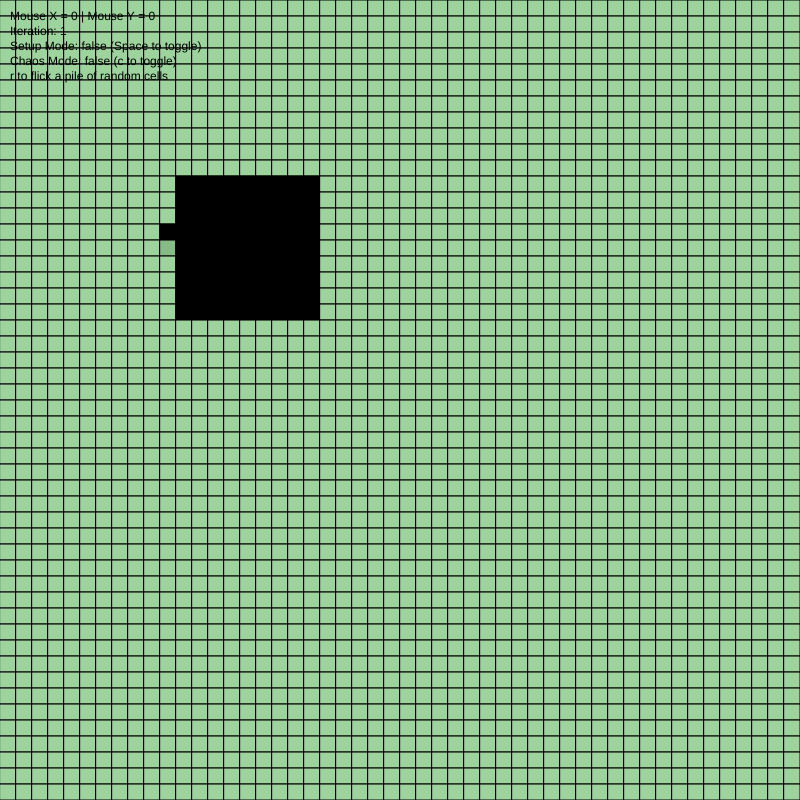
Frame 1 (no input)
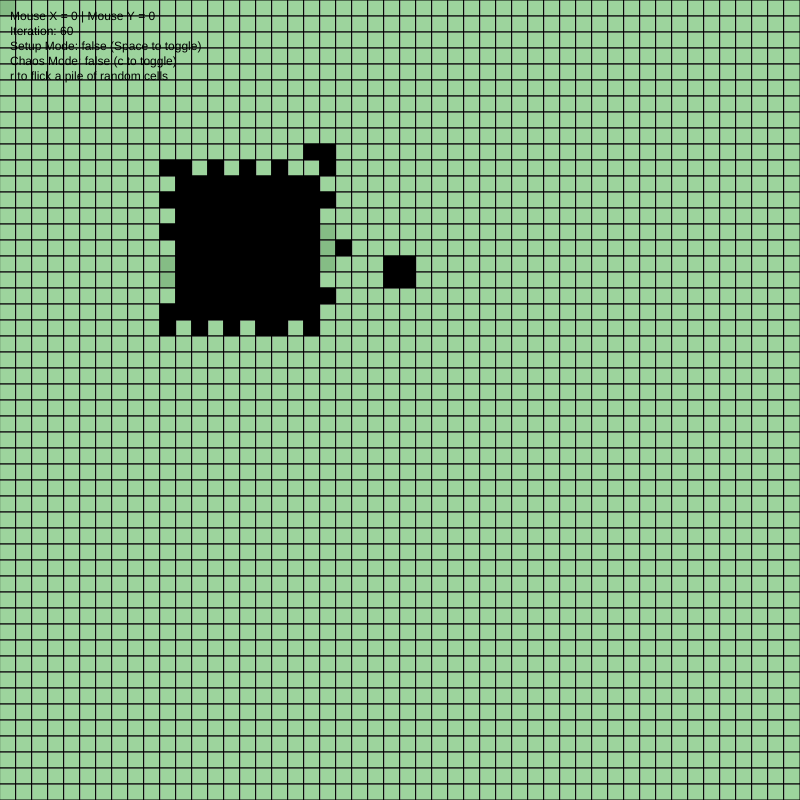
Frame 60 (no input)
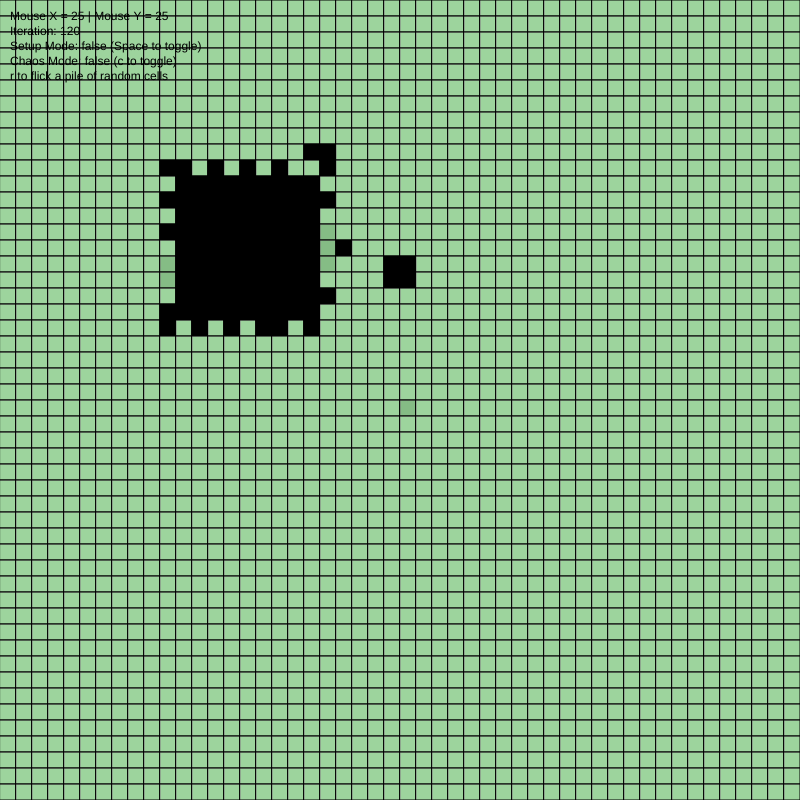
Frame 120 (the mouse pressed at the canvas centre since frame 60)

The p5.js sketch that drew these frames (run headless with seeded random() and noise() and a simulated clock; from frame 60 on, the mouse is pressed at the canvas centre):

// p5.js sketch
// ── sketch.js
// afc_05_cells_n_stuff
// Dima Konev
// September 19 2017

//resolution
var resX = 16;
var resY = 16;

//the two fields
var lifeField = [];
var lifeField2 = [];

//variables for swapping around
var currentLF;
var lastLF;
var temp;

//dimensions of the field
var a;
var b;

var iterations = 0;

//mode to place cells
var setupMode = false;
//mode where each cell has a 1 in 10000 chance of randomly changing 
var chaos = false;



function setup() {
    createCanvas(800, 800);
    //get dimensions
    a = parseInt(width/resX);
    b = parseInt(height/resY);

    //create two empty fields
    for(var i = 0; i < a; i++) {
        lifeField[i] = [];
        lifeField2[i] = [];
        for(var j = 0; j < b; j++) {
            lifeField[i][j] = false;
            lifeField2[i][j] = false;
        }
    }

    currentLF = lifeField;
    lastLF = lifeField2;
    //create glider
    flickCell(10, 15);
    flickCell(11, 15);
    flickCell(12, 15);
    flickCell(12, 14);
    flickCell(11, 13);
    
}

//toggles cell at x, y
function flickCell(x, y) {
   if (currentLF[x][y] == false) {
       currentLF[x][y] = true;
   }
   else {
       currentLF[x][y] = false;
   }
}

//returns the count of neighbors a cell has
function neighborCount(x, y) {
    var neighbors = 0;

    for(var i = -1; i <= 1; i++) {
        for(var j = -1; j <= 1; j++) {
            //don't count the cell itself
            if(i == 0 && j == 0) {
                continue;
            } 
            
            //wrap around
            var nx = x + i;
            if(nx < 0) {
                nx = a - 1;
            }
            else if (nx >= a) {
                nx = 0;
            }
            var ny = y + j;
            if(ny < 0) {
                ny = b - 1;
            }
            else if (ny >= b) {
                ny = 0;
            }

            if(lastLF[nx][ny] == true) {
                neighbors++;
            }
        }
    }
    return neighbors;
}


//step process for a single cell
function cellStep(x, y) {
    if ((x > 10 && x < 20) && (y > 10 && y < 20)) {
        currentLF[x][y] = true;
        return;
    }
    //less than 2 neighbors, die
    if (neighborCount(x, y) < 2) {
        currentLF[x][y] = false;
    }
    //more than 3 neighbors, die
    else if (neighborCount(x, y) > 3) {
        currentLF[x][y] = false;
    }
    //exactly 3 neighbors, come to life
    else if (neighborCount(x, y) == 3) {
        currentLF[x][y] = true;
    }
    //two neighbors, be what you were before
    else {
        currentLF[x][y] = lastLF[x][y];
    }
}

//swaps the two fields
function swapFields() {
    temp = currentLF;
    currentLF = lastLF;
    lastLF = temp;
}

//perform a single step
function lifeStep() {
    swapFields();
    for(var i = 0; i < a; i++) {
        for(var j = 0; j < b; j++) {
            cellStep(i, j);
        }
    }
}
function keyPressed() {
    //mode to place cells on screen
    if (key == ' ') {
        setupMode = !setupMode;
    }
    if (keyCode === 67) {
        chaos = !chaos;
    }
    //place a bunch of random cells on screen
    if (keyCode === 82) {
        for(var i = 0; i < a; i++) {
            for(var j = 0; j < b; j++) {
                var r = parseInt(random(0, 2));
                if (r == 1) {
                    flickCell(i, j);
                }
            }
        }
    }
    if (keyCode === 190) {
        lifeStep();
    }
    if (keyCode === 188) {
        swapFields();
    }
}

//toggle cell where the mouse is
function mousePressed() {
    if (setupMode == true) {
        flickCell(parseInt(mouseX/resX), parseInt(mouseY/resY));
    }
}



function draw() {
    
    //change background depending on mode
    if(setupMode == false) {
        if(chaos == true) {
            background(255, 0, 0);
        }
        else {
            background(0, 255, 0);
        }
        //only swap field pointers if not in setup mode
        swapFields();
    }
    else {
        background(0, 0, 255);
    }

    //combine rendering and performing live steps
    for(var i = 0; i < a; i++) {
        for(var j = 0; j < b; j++) {
            //only step if not in setup mode
            if(setupMode == false) {
                cellStep(i, j); 
                
                if (chaos == true) {
                    //life's not fair
                    var chance = parseInt(random(0,10000));
                    if (chance == 988) {
                        flickCell(i, j);
                        continue;
                    }
                }
            }
                
            //fill empty cell
            if(currentLF[i][j] == false) {
                if (lastLF[i][j] == true) {
                    fill(170, 170, 170, 200);
                } else {
                    fill(200, 200, 200, 200);
                }
            }
            //fill cell that's filled
            else if (currentLF[i][j] == true) {
                fill(0, 0, 0);
            }

            //draw cell
            rect(i * resX, j * resY, resX, resY);
        }
    }
    if(setupMode == false) {
        //only increase iterations if not paused
        iterations++;
    }

    //print info
    fill(0,0,0);
    lastLF[Math.floor(mouseX/resX)][Math.floor(mouseX/resY)] = true;
    currentLF[Math.floor(mouseX/resX)][Math.floor(mouseX/resY)] = true;
    text('Mouse X = ' + parseInt(mouseX/resX) + " | Mouse Y = " + parseInt(mouseY/resY) +
         "\nIteration: " + iterations + 
         "\nSetup Mode: " + setupMode + " (Space to toggle)" + 
         "\nChaos Mode: " + chaos + " (c to toggle)" + 
         "\nr to flick a pile of random cells",
         10, 20);
}
